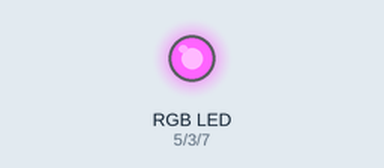
This sketch was run on a simulated Arduino Uno, built with avr-gcc and run on an emulated ATmega328P. Shown: an RGB LED mixed from three pins (HIGH = lit).

Above: at 0.1 s.
Timing chart, 0 to 1.6 s (numbered marks = the images above):
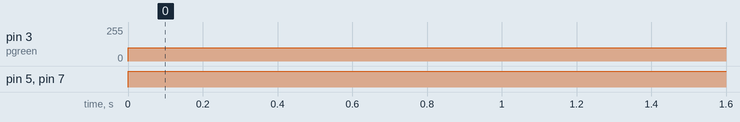

The sketch:

ledikontrolleri.ino
```cpp
int pred=5, pblue=7, pgreen=3;

void setup() {
  pinMode(pred, OUTPUT);
  pinMode(pblue, OUTPUT);
  pinMode(pgreen, OUTPUT);
}

void loop() {
  analogWrite(pred, 255);
  analogWrite(pblue, 170);
  analogWrite(pgreen, 100);

  delay(200);
}
```

Measured:
- by itself, pin 3 (pgreen): 0/255 → 100/255 at 0.00 s
- by itself, pin 5 (pred), pin 7 (pblue): LOW → HIGH at 0.00 s
